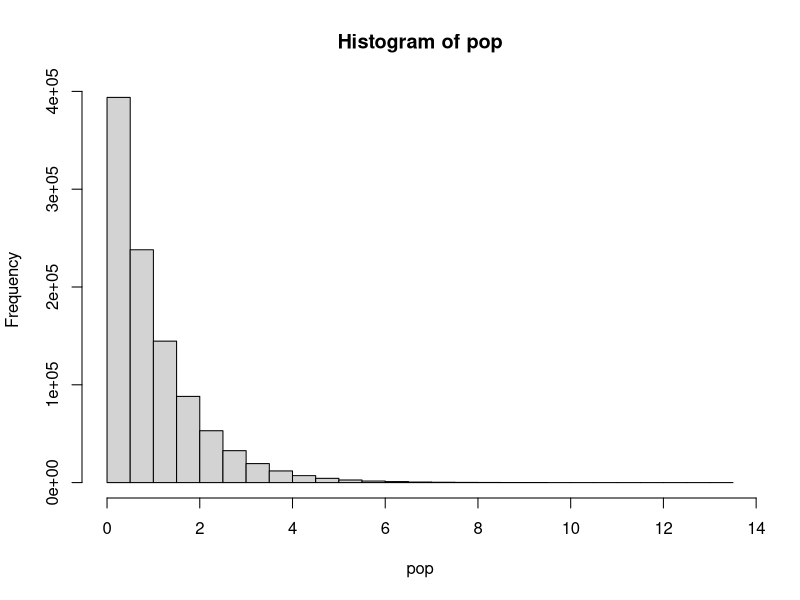
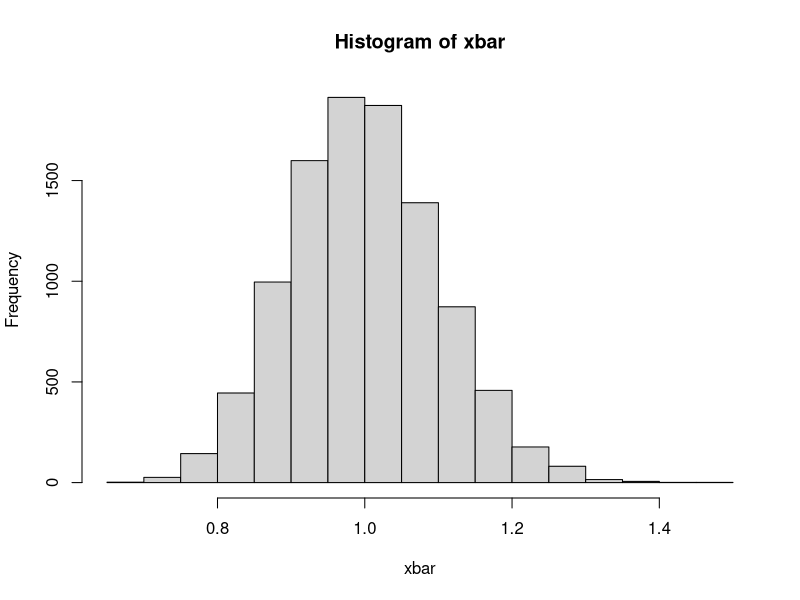

These figures' R source, in order:
#
set.seed(131347)
pop <- rgamma(1000000, shape = 1, rate = 1)
hist(pop)
#
mu <- mean(pop)
sigma <- sd(pop)*(999999/1000000)
c(mu, sigma)

set.seed(44)
B <- 10000
xbar <- numeric(B)
for(i in 1:B){
  xs <- sample(pop, size = 100, replace = TRUE)
  xbar[i] <- mean(xs)
}
hist(xbar)

mean(xbar <= 0.75)
pnorm(0.75, mu, sigma/sqrt(100))
mean(xbar)
sd(xbar)
